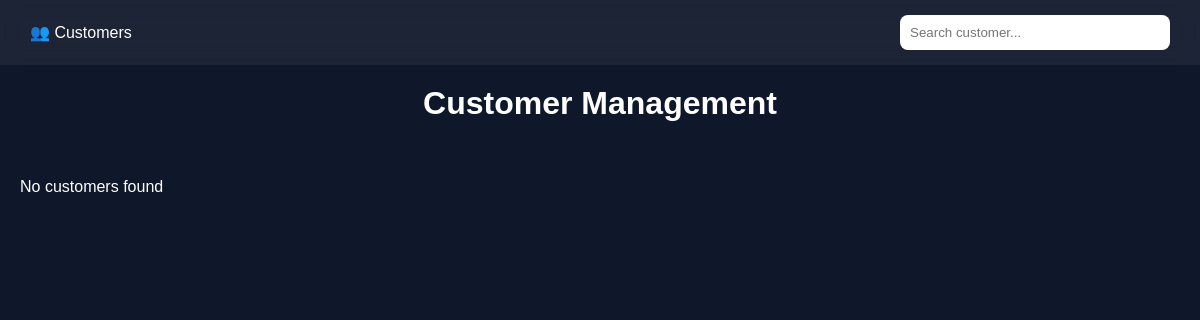
The page /customers/ (signed in) on the database as committed earlier.
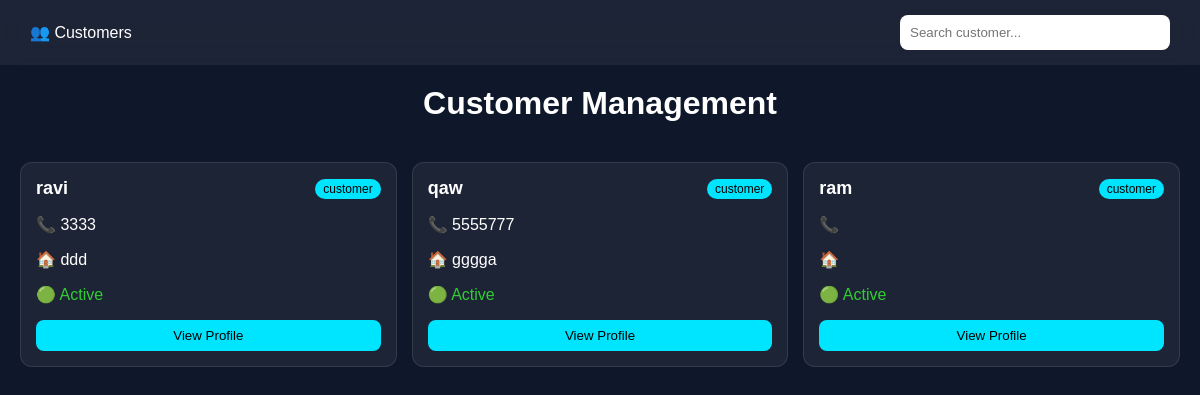
The same page on the database as committed later.
### customers/models.py (models this page shows, shortened)
class CustomerProfile(models.Model):
    ROLE = (
        ('customer', 'Customer'),
        ('seller', 'Seller')
    )
    user = models.OneToOneField(User, on_delete=models.CASCADE)
    phone = models.CharField(max_length=15, blank=True)
    address = models.TextField(blank=True)
    role = models.CharField(max_length=20, choices=ROLE, default='customer')
    created_at = models.DateTimeField(auto_now_add=True)
    updated_at = models.DateTimeField(auto_now=True)

### customers/views.py (the view)
@login_required
def customers_list(request):
    if not request.user.is_staff:
        return render(request, "dashboard.html")
    customers = CustomerProfile.objects.select_related("user").all()
    return render(request, "customers.html", {
        "customers": customers
    })

### templates/customers.html (shortened to what this page needs)
{% load static %}
<!DOCTYPE html>
<html>
<head>
    <link rel="stylesheet" href="{% static 'css/customers.css' %}">
</head>
<body>
<nav class="navbar">
    <div class="logo">👥 Customers</div>
    <input id="search" placeholder="Search customer..." onkeyup="searchCustomer()">
</nav>
<h1 class="title">Customer Management</h1>
<section class="customers-container">
{% for customer in customers %}
<div class="customer-card">
    <div class="top">
        <h2 class="name">{{ customer.user.username }}</h2>
        <span class="role">{{ customer.role }}</span>
    </div>
    <p>📞 {{ customer.phone }}</p>
    <p>🏠 {{ customer.address }}</p>
    <p class="status">🟢 Active</p>
    <button onclick="viewProfile('{{ customer.user.username }}')">
        View Profile
    </button>
</div>
{% empty %}
<p>No customers found</p>
{% endfor %}
</section>
</body>
</html>

Rows that differ between the two databases and show on the page:
added CustomerProfile: user.username "ravi", role "customer", phone "3333", address "ddd"
added CustomerProfile: user.username "qaw", role "customer", phone "5555777", address "gggga"
added CustomerProfile: user.username "ram", role "customer"
Other text that changed with them:
text no longer shown: "No customers found"
